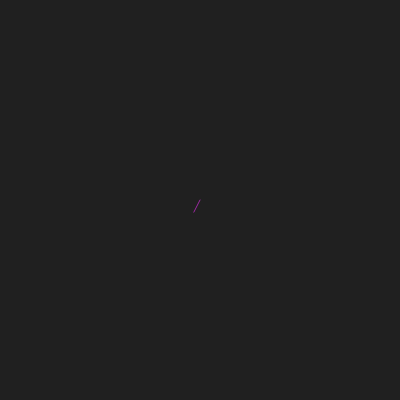
Frame 1 (no input)
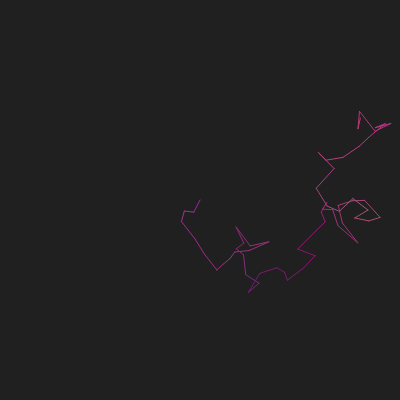
Frame 60 (no input)
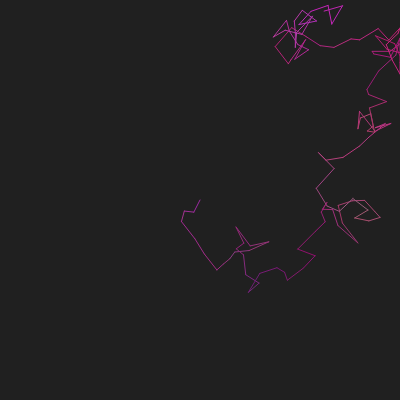
Frame 120 (the mouse pressed at the canvas centre since frame 60)

The p5.js sketch that drew these frames (run headless with seeded random() and noise() and a simulated clock; from frame 60 on, the mouse is pressed at the canvas centre):

// p5.js sketch
// ── sketch.js
let x;
let y;

let r;
let g;
let b;

function setup() {
  createCanvas(400, 400);
  x = width / 2;
  y = height / 2;
  
  r = random(225);
  g = random(225);
  b = random(225);
  
  background(32);
}

function draw() {
  
  let netX = x + random(-20,20);
  let netY = y + random(-20,20);
  
  netX = constrain(netX, 0, width)
  netY = constrain(netY, 0, height)
  
  r += random(-10,10) ;
  g += random(-10,10);
  b += random(-10,10);
  
  r = constrain(r, 0, 225)
  g = constrain(g, 0, 225)
  b = constrain(b, 0, 225)
  
  stroke(r,g,b);
  line(x, y, netX, netY);
  
 x = netX
 y = netY
}
